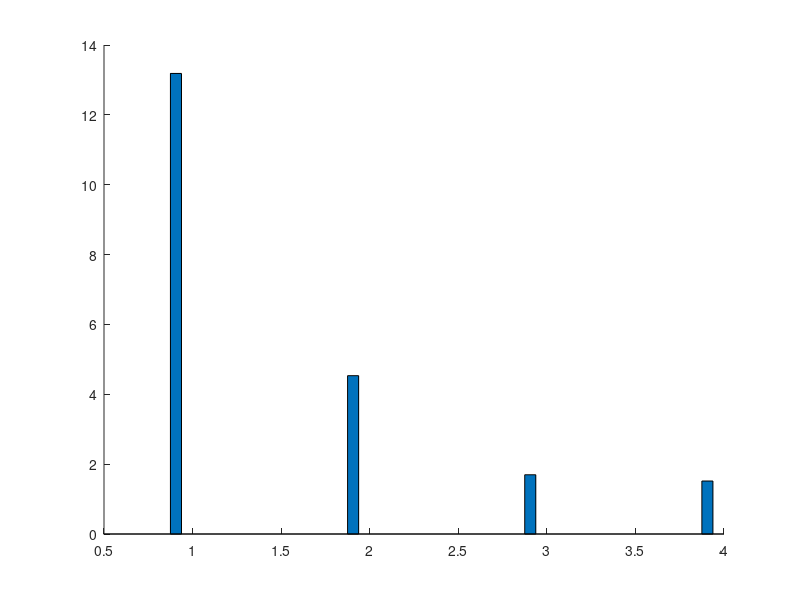

Recreate this plot in MATLAB. (Note: this script raises an error after producing the figure.)
function perf1()
figure();
t = 30;
otf = [13.186; 4.533; 1.696; 1.517];
cha = [23.004; 8.945; 26.870; 2.872 + 0.65] - otf;

mydata = [otf, cha];
bar_h=bar(mydata, 0.5,'stack');
mycolor=[1 0.6 0.9; 0.4 1 0.8; 0.4 1 0.8; 0.4 1 0.8];
colormap(mycolor);
bar_child=cell2mat(get(bar_h,'Children'));
for i=1:size(bar_child,1)    
    set(bar_child(i),'CData',mydata(:,i));
    set(bar_child(i),'CDataMapping','direct');
end
set(bar_child(1), 'CData',[0,0.2,0.3,0.4]);
set(bar_child(1), 'CData',[0,1,0,1]);

axis([0.5,4.5,0,t]);
% lable setting
xlabel('Benchmark','FontName','Times New Roman','FontSize',16);
ylabel('Run time (seconds)','FontName','Times New Roman','FontSize',16);
% legend setting
legend('On-the-fly','CHA', 'Location','NorthEast');
% axis setting
set(gca,'FontName','Times New Roman','FontSize',16);
% title setting
title('Run time for different benchmarks','FontName','Times New Roman','FontSize',18);
% gtext('21976.49');
% gtext('209.46');
set(gca,'XTickLabel',{'soot-j','rhino','kawa-c','schroeder'});
grid on;

